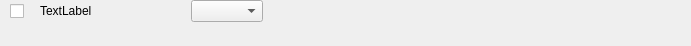
<?xml version="1.0" encoding="UTF-8"?>
<ui version="4.0">
 <class>CVQTPicker</class>
 <widget class="QWidget" name="CVQTPicker">
  <property name="geometry">
   <rect>
    <x>0</x>
    <y>0</y>
    <width>691</width>
    <height>46</height>
   </rect>
  </property>
  <property name="windowTitle">
   <string>Form</string>
  </property>
  <widget class="QWidget" name="horizontalLayoutWidget">
   <property name="geometry">
    <rect>
     <x>0</x>
     <y>0</y>
     <width>691</width>
     <height>47</height>
    </rect>
   </property>
   <layout class="QHBoxLayout" name="backingLayout" stretch="0,0,1,5">
    <property name="spacing">
     <number>1</number>
    </property>
    <property name="sizeConstraint">
     <enum>QLayout::SetFixedSize</enum>
    </property>
    <property name="leftMargin">
     <number>10</number>
    </property>
    <property name="rightMargin">
     <number>10</number>
    </property>
    <item>
     <widget class="QCheckBox" name="enabledCheckbox">
      <property name="sizePolicy">
       <sizepolicy hsizetype="Minimum" vsizetype="Fixed">
        <horstretch>0</horstretch>
        <verstretch>1</verstretch>
       </sizepolicy>
      </property>
      <property name="minimumSize">
       <size>
        <width>19</width>
        <height>18</height>
       </size>
      </property>
      <property name="baseSize">
       <size>
        <width>19</width>
        <height>18</height>
       </size>
      </property>
      <property name="text">
       <string/>
      </property>
     </widget>
    </item>
    <item>
     <spacer name="sp1">
      <property name="orientation">
       <enum>Qt::Vertical</enum>
      </property>
      <property name="sizeType">
       <enum>QSizePolicy::Fixed</enum>
      </property>
      <property name="sizeHint" stdset="0">
       <size>
        <width>10</width>
        <height>10</height>
       </size>
      </property>
     </spacer>
    </item>
    <item>
     <widget class="QLabel" name="nameLabel">
      <property name="sizePolicy">
       <sizepolicy hsizetype="Preferred" vsizetype="Preferred">
        <horstretch>0</horstretch>
        <verstretch>3</verstretch>
       </sizepolicy>
      </property>
      <property name="minimumSize">
       <size>
        <width>150</width>
        <height>0</height>
       </size>
      </property>
      <property name="baseSize">
       <size>
        <width>150</width>
        <height>0</height>
       </size>
      </property>
      <property name="text">
       <string>TextLabel</string>
      </property>
     </widget>
    </item>
    <item>
     <widget class="QComboBox" name="valuePicker"/>
    </item>
   </layout>
  </widget>
 </widget>
 <resources/>
 <connections/>
</ui>
